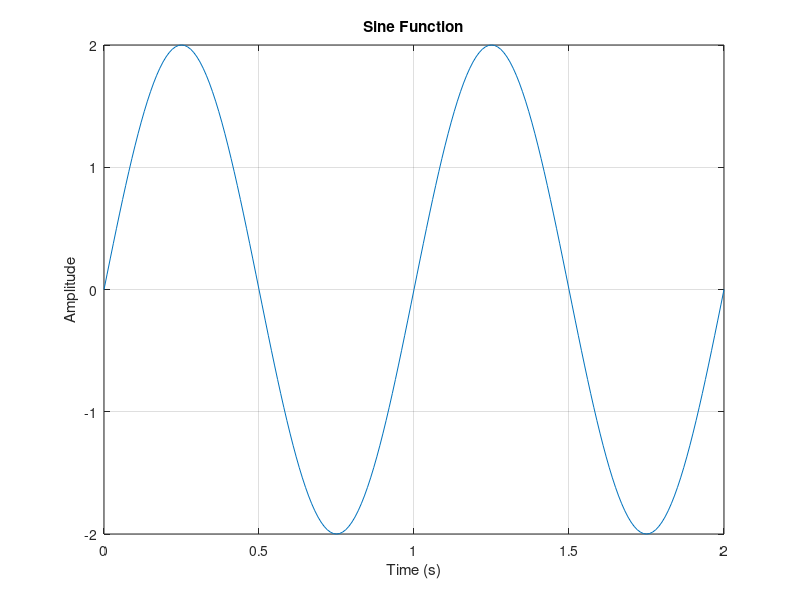
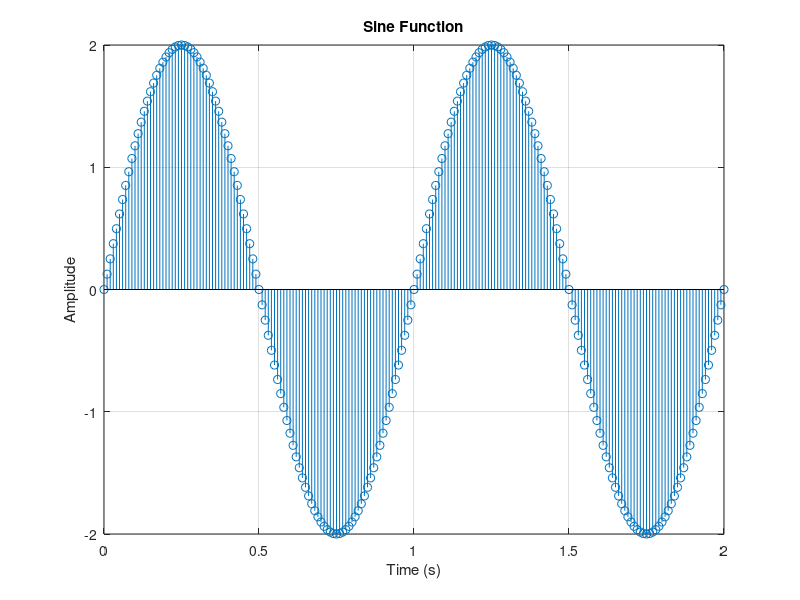
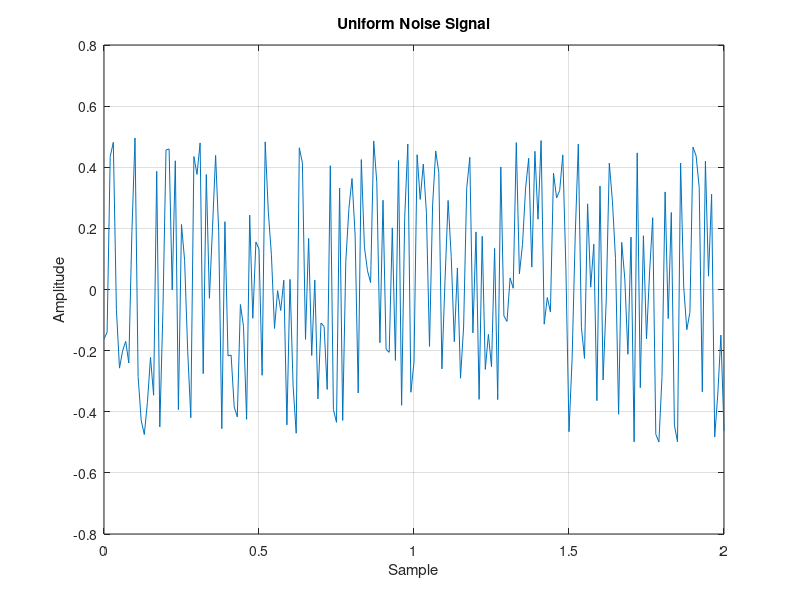
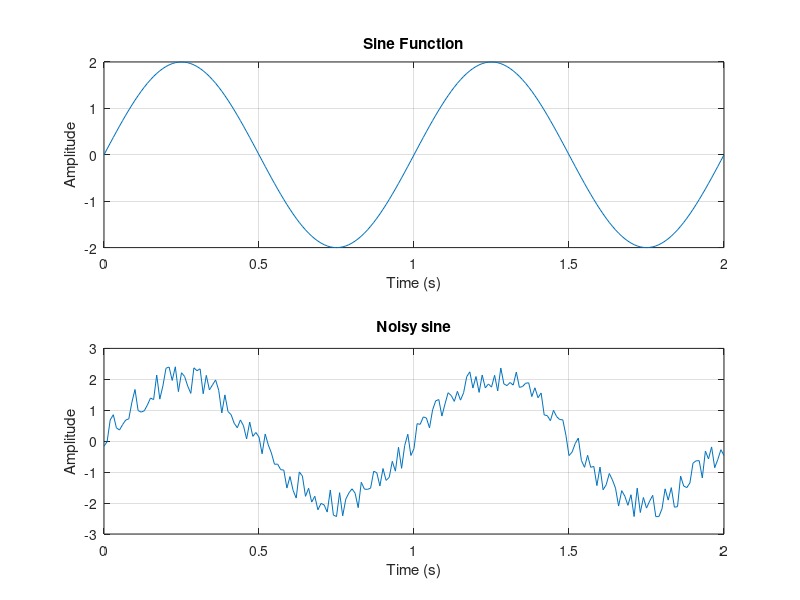

These charts were generated, in order, by the following MATLAB code: (Note: this script raises an error after producing the figures.)
%% *Homework 1*

%% Clear the workspace
close all;
clear;
clc;

%% Homework 1_1
%
% This cell is about, plotting Sine wave with "plot function" and "stem function"
%
% Now we declare variables first
%
Ts = 0.01;
amp = 2;
t = 0:Ts:2;
f0 = 1;
w = 2 * pi * f0;
signal = amp * sin(w * t);
%%%
% Now we plot signal with two functions "plot and stem"
%
figure('Name', 'Sine Plot');
plot(t, signal, 'LineWidth', 0.5);
xlabel('Time (s)');
ylabel('Amplitude');
title('Sine Function');
grid on;

figure('Name', 'Sine Stem');
stem(t, signal, 'LineWidth', 0.5);
xlabel('Time (s)');
ylabel('Amplitude');
title('Sine Function');
grid on;
%% Homework1_2
%
% This cell is about showing uniform random noise and adding it with sinusoidal wave
% Now first declare variables that we need for this task
%
Ts = 0.01;
amp = 2;
t = 0:Ts:2;
f0 = 1;
w = 2 * pi * f0;
signal = amp * sin(w * t);
size_t = size(t);
%%%
% Here we declare the signals we want to plot
%
stochastic_signal = rand(1, size_t(2)) - 0.5;
noisy_signal = signal + stochastic_signal;
%%%
% Plotting the Uniform Noise Signal
%
figure('Name', 'Uniform Noise Signal');
plot(t, stochastic_signal);
title('Uniform Noise Signal');
xlabel('Sample');
ylabel('Amplitude');
grid on;
%%%
% Plotting sine wave with and without noise
%
figure('Name', 'Sine Waves');
subplot(2, 1, 1)
plot(t, signal);
title('Sine Function');
xlabel('Time (s)');
ylabel('Amplitude');
grid on;

subplot(2, 1, 2)
plot(t, noisy_signal);
title('Noisy sine');
xlabel('Time (s)');
ylabel('Amplitude');
grid on;

%% Homework1_3_1
%
% In this task we use "conv" function to convolve sinusoidal wave with "Moving average"
% This task splits in two parts:
% we have M1=0,M2=20 so we should designate variables in order to meet the needs
%
% Now we declare variables
Ts = 0.01;
amp = 2;
t = 0:Ts:2;
f0 = 1;
w = 2 * pi * f0;
signal = amp * sin(w * t);
size_t = size(t);
M1 = 0;
M2 = 20;
amp_mov = 1 / (M1 + M2 + 1);
uni = ones(1, M1 + M2 + 1);
%%%
% Here we declare the signals needed to plot
%
stochastic_signal = rand(1, size_t(2)) - 0.5;
noisy_signal = signal + stochastic_signal;
smoothed_sine = amp_mov * conv(noisy_signal, uni, 'same');
%%%
% Here we plot the Signal after convolution and before convolution
%
figure('Name', 'Moving Averaged Sine');
plot(t, smoothed_sine);
title('Moving Averaged Sine');
xlabel('Time (s)');
ylabel('Amplitude');
grid on;
hold on
plot(t, signal);
legend("Convolved Signal", "Original Signal");
%
%% homework1_3_2
% In this part we want to do the same as the latest task but with different M1 and M2
% We set M1=M2=10 and try to plot the wave and see how much difference it shows
%
% Now we declare variables needed to complete the task
Ts = 0.01;
amp = 2;
t = 0:Ts:2;
f0 = 1;
w = 2 * pi * f0;
signal = amp * sin(w * t);
size_t = size(t);
M1 = 10;
M2 = 10;
amp_mov = 1 / (M1 + M2 + 1);
%%%
% Here we declare signals needed to plot
stochastic_signal = rand(1, size_t(2)) - 0.5;
noisy_signal = signal + stochastic_signal;
uni = ones(1, 21);
smoothed_sine = amp_mov * conv(uni, noisy_signal);
shifted_sine = smoothed_sine(M1 + M2 + 1:end);
%%%
% We plot convolved signal and sine signal
figure('Name', 'Moving Averaged Sine');
subplot(2, 1, 1)
plot(t, shifted_sine);
title('shifted Sine');
xlabel('Time (s)');
ylabel('Amplitude');
grid on;

subplot(2, 1, 2)
plot(t, signal);
title('sine');
xlabel('Time (s)');
ylabel('Amplitude');
grid on;
%%%
% After plotting we see that we have delays when we are using "conv" function
% Also we see that if we use M1=M2=10 compare to M1=0, M2=20, we have more delays

%% Homework1_4
% The purpose of this task is using "filter" function and compare it with "conv" function
%
% Here firstly we declare needed variables
Ts = 0.01;
amp = 2;
t = 0:Ts:2;
f0 = 1;
w = 2 * pi * f0;
signal = amp * sin(w * t);
size_t = size(t);
M1 = 0;
M2 = 20;
amp_mov = 1 / (M1 + M2 + 1);
n = -M1:M2;
N = size_t(2);
%%%
% Here we declare Signals needed to plot
stochastic_signal = rand(1, size_t(2)) - 0.5;
noisy_signal = signal + stochastic_signal;
uni = ones(1, M1 + M2 + 1);
transfer_function = amp_mov * uni;
filtered_signal = filter(transfer_function, 1, noisy_signal);
smoothed_sine = amp_mov * conv(noisy_signal, uni, 'same');
%%%
% Now we plot signals with "conv" and "filter"
% We demonstrate the shifts and differences of signals with one another
figure('Name', 'Moving Averaged Sine');
plot(t, smoothed_sine);
title('Moving Averaged Sine');
xlabel('Time (s)');
ylabel('Amplitude');
grid on;
hold on
plot(t, filtered_signal);
legend("Convolved Signal", "filtered Signal");
%% Homework1_5
% Here we want to make a function and use it
% Here we declare variables to use as function's argument
n = 20;
w0 = pi / 2;
y = singen(n, w0);
%%%
% Here we plot singen function
figure('Name', 'Discrete sine');
stem(1:n, y);
title('Discrete Sine');
xlabel('Samples');
ylabel('Amplitude');
grid on;
%%%
% Thanks for attention
